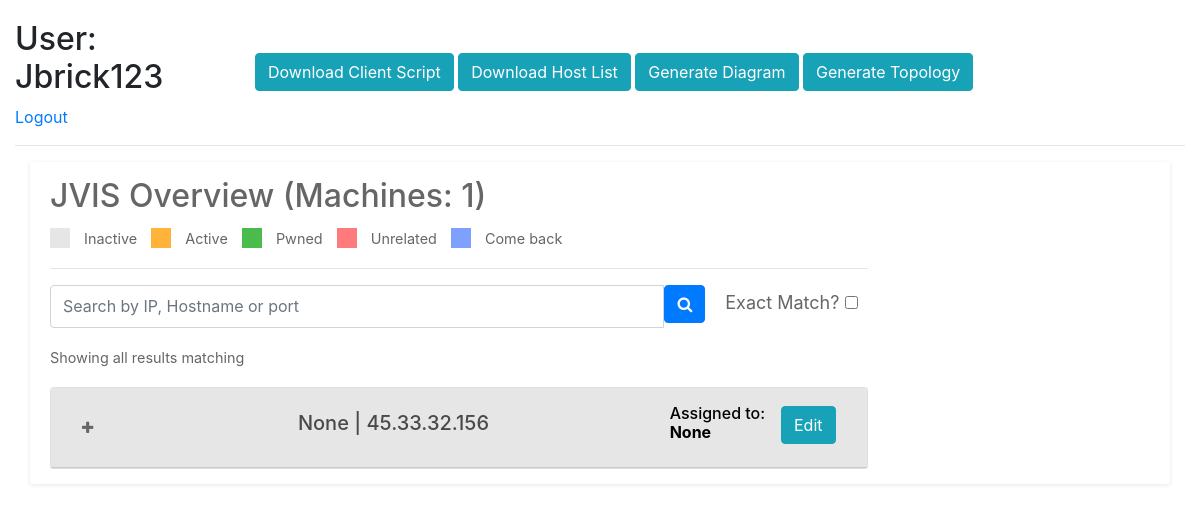
Page / (signed in) on the earlier database version.
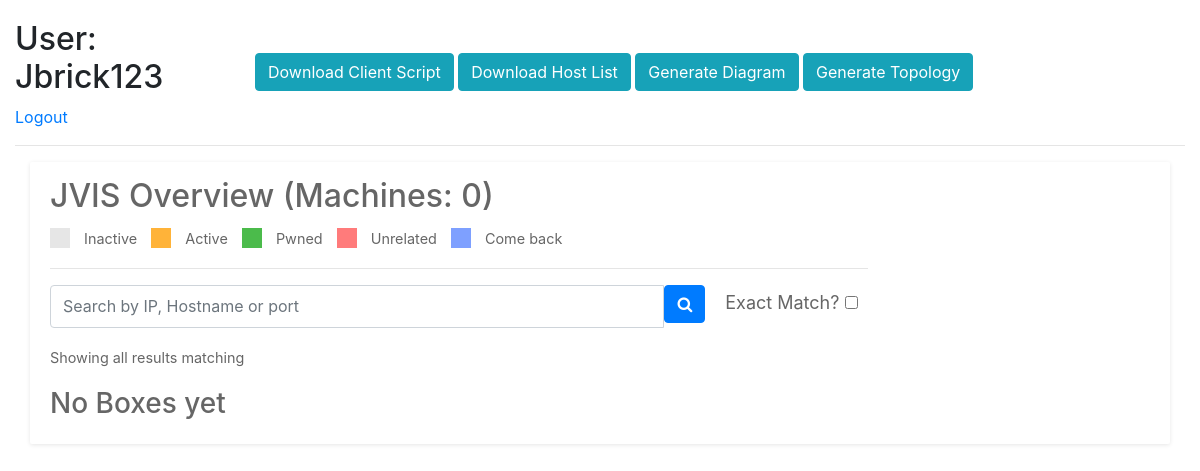
Same page on the later database version.
### base/models.py (models this page shows, shortened)
class Box(models.Model):
    __original_ip = None
    __original_hostname = None
    __original_state = None
    user = models.ForeignKey(User, on_delete=models.CASCADE, null=True, blank=True)
    ip = models.GenericIPAddressField(null=False,blank=False)
    hostname = models.CharField(max_length=200, null=True, blank=True)
    state = models.CharField(max_length=200, null=True, blank=True)
    comments = models.TextField(null=True, blank=True)
    active = models.BooleanField(default=False)
    pwned = models.BooleanField(default=False)
    unrelated = models.BooleanField(default=False)
    comeback = models.BooleanField("Come back to this box", default=False)
    os = models.CharField(max_length=200, null=True, blank=True)
    new = models.BooleanField(default=True)
    updated = models.BooleanField(default=False)
    cidr = models.CharField(max_length=200, default="/24",null=True, blank=True)
    orderedip = models.BigIntegerField(null=True, blank=True, default=0)
    def __init__(self, *args, **kwargs):
        super().__init__(*args, **kwargs)
        self.__original_ip = self.ip
        self.__original_hostname = self.hostname
        self.__original_state = self.state
    class Meta:
        ordering = ['orderedip']

### base/views.py (the view, shortened to what this page needs)
# urls.py: path('', Boxes.as_view(), name="boxes"),
class Boxes(LoginRequiredMixin, ListView):
    model = Box
    context_object_name = 'boxes'
    def get_context_data(self, **kwargs):
        context = super().get_context_data(**kwargs)
        context['chk'] = ""
        search_input = self.request.GET.get('search') or ''
        context['count'] = context['boxes'].count()
        return context

### base/templates/base/box_list.html (shortened to what this page needs)
{% extends 'base/main.html' %}
{% block content %}
{%load static%}
<div class="header row">
    <div class="col-md-3">
        <h2>User: {{request.user|title}}</h2>
    {% if request.user.is_authenticated %}
    <a href="{% url 'logout' %}">Logout</a>
    {% else %}
    <a href="{% url 'login' %}">Login</a>
    {% endif %}
    </div>
    <div class="col" style="float:right;margin:auto;">
        <a href ="{% static 'client.py' %}" download="client.py"><input class="btn btn-info" type="submit" value="Download Client Script"></a>
        <form method="post" style="margin:0;padding:0;display:inline">
        <input class="btn btn-info" name="run_hostlist" type="submit" value="Download Host List">
        <form method="post" style="margin:0;padding:0;display:inline">
        <input class="btn btn-info" name="run_diagram" type="submit" value="Generate Diagram">
        </form>
        <form method="post" style="margin:0;padding:0;display:inline">
        <input class="btn btn-info" name="run_topology" type="submit" value="Generate Topology">
        </form>
    </div>
</div>
<hr>
<div class="container">
<div class="row">
  <div class="col-md-12">
    <div class="grid search">
      <div class="grid-body">
        <div class="row">
          <div class="col-md-9">
            <h2 id="counter"><a style="text-decoration:none;color:#666666;" href="{% url 'boxes' %}">JVIS Overview (Machines: {{count}})</a></h2>
            <dl>
                <dt class="dtinactive"></dt>
                <dd>Inactive</dd>
                <dt class="dtactive"></dt>
                <dd>Active</dd>
                <dt class="dtpwned"></dt>
                <dd>Pwned</dd>
                <dt class="dtunrelated"></dt>
                <dd>Unrelated</dd>
                <dt class="dtcome"></dt>
                <dd>Come back</dd>
            </dl>
            <hr>
            <div class="input-group">
                <form method="GET" class="input-group mb-3">
                    <input type="text" class="form-control" value="{{search_input}}" method="GET" name="search" placeholder="Search by IP, Hostname or port">
                    <span class="input-group-btn">
                        <button class="btn btn-primary" type="submit"><i class="fa fa-search"></i></button>
                    </span>
                    <div style="margin:auto;padding-left:20px;padding-right:10px;font-size:18px;">
                        <label for="exactmatch">Exact Match?</label>
                        <input type="checkbox" id="exactmatch" name="exactmatch" value="exactmatch" {{chk}}>
                    </div>
                </form>
            </div>
            <p>Showing all results matching {{search_input}}</p>
            <div id="accordion">
                {% for box in boxes%}
                <div class="card">
                    <div class="card-header row p-3" id="heading{{box.id}}" style="margin:0;padding:0;cursor: pointer;" data-toggle="collapse" data-target="#collapse{{box.id}}" aria-expanded="false" aria-controls="collapse{{box.id}}" aria-label="Close">
                        <div class="col-md-1" style="margin:auto;">
                                <i class="fa fa-plus"></i>
                        </div>
                        <div class="col" style="margin:auto;">
                            <h5 style="text-shadow:none;text-align:center;color:#4b4a4a;">{{box.hostname}} | {{box.ip}}</h5>
                        </div>
                        <div class="col-md-2" style="margin:auto;">
                            <h6 class="float-right" style="color:black;">Assigned to: <b id="assignee" style="font-size:14; ">{{box.user}}</b></h6>
                        </div>
                        <div class="col-md-1" style="margin:auto;">
                            <a class="abut float-right" href="{% url 'box-update' box.id %}"><button type="button" class="btn btn-info" onClick="event.stopPropagation();">Edit</button></a>
                        </div>
                    </div>
                </div>
                {% empty %}
                <h3>No Boxes yet</h3>
                {% endfor %}
            </div>
          </div>
        </div>
      </div>
    </div>
  </div>
</div>
</div>
{%endblock content%}

### base/templates/base/main.html (shortened to what this page needs)
{%load static%}
<!DOCTYPE html>
<html>
    <head>
        <link rel="stylesheet" type="text/css" href="{% static 'css/main.css' %}">
        <link href="https://maxcdn.bootstrapcdn.com/font-awesome/4.3.0/css/font-awesome.min.css" rel="stylesheet">
        <link rel="stylesheet" href="https://maxcdn.bootstrapcdn.com/bootstrap/4.0.0/css/bootstrap.min.css">
    </head>
    <body>
        <div class="container">
            {% block content %}
            {% endblock content %}
        </div>
    </body>
</html>

### static/css/main.css (style rules this page uses)
body { margin-top:20px !important; background:#eee; }
.btn { margin-bottom: 5px; }
.container { max-width:2000px !important; }
.grid { position: relative; width: 100%; background: #fff; color: #666666; border-radius: 2px; margin-bottom: 25px; box-shadow: 0px 1px 4px rgba(0, 0, 0, 0.1); }
.grid .grid-body { padding: 15px 20px 15px 20px; font-size: 0.9em; line-height: 1.9em; }
.col-md-3 { max-width:20% !important; }

### base/templates/base/box_list.html (style rules this page uses)
dl dt { display: inline-block; width: 20px; height: 20px; vertical-align: middle; }
dl dd { display: inline-block; margin: 0px 10px; padding-bottom: 0; vertical-align: middle; }
dl dt.dtactive { background: #ffb339; }
dl dt.dtpwned { background: #4bbb4b; }
dl dt.dtunrelated { background: #ff7b7b ; }
dl dt.dtcome { background: #7ea0ff; }
dl dt.dtinactive { background: rgb(230, 230, 230); }

Differences in the rows shown:
removed Box: hostname "None", ip "45.33.32.156", user "None"
Other differences:
{{ count }}: "1" → "0"
text now shown: "No Boxes yet"
